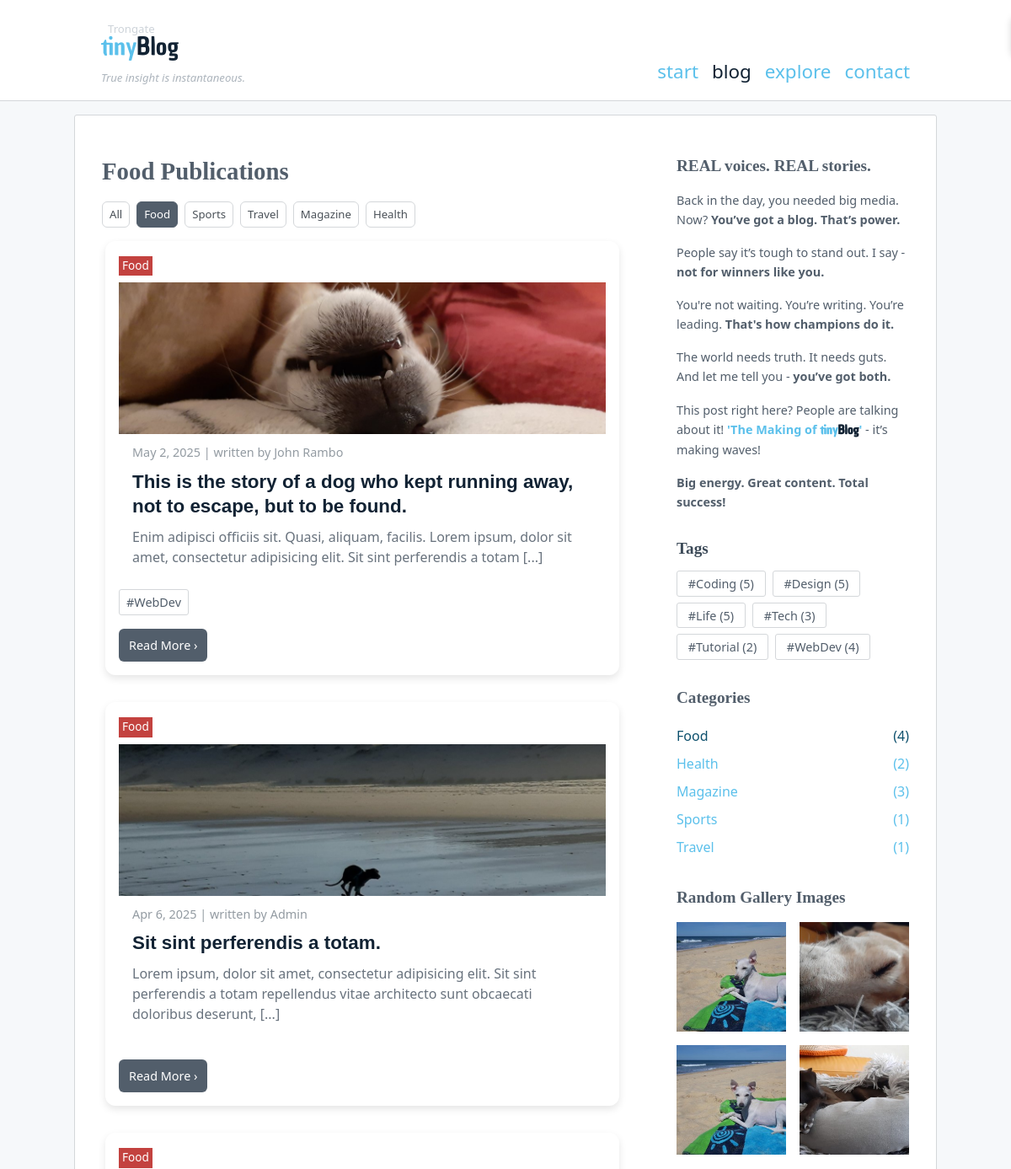
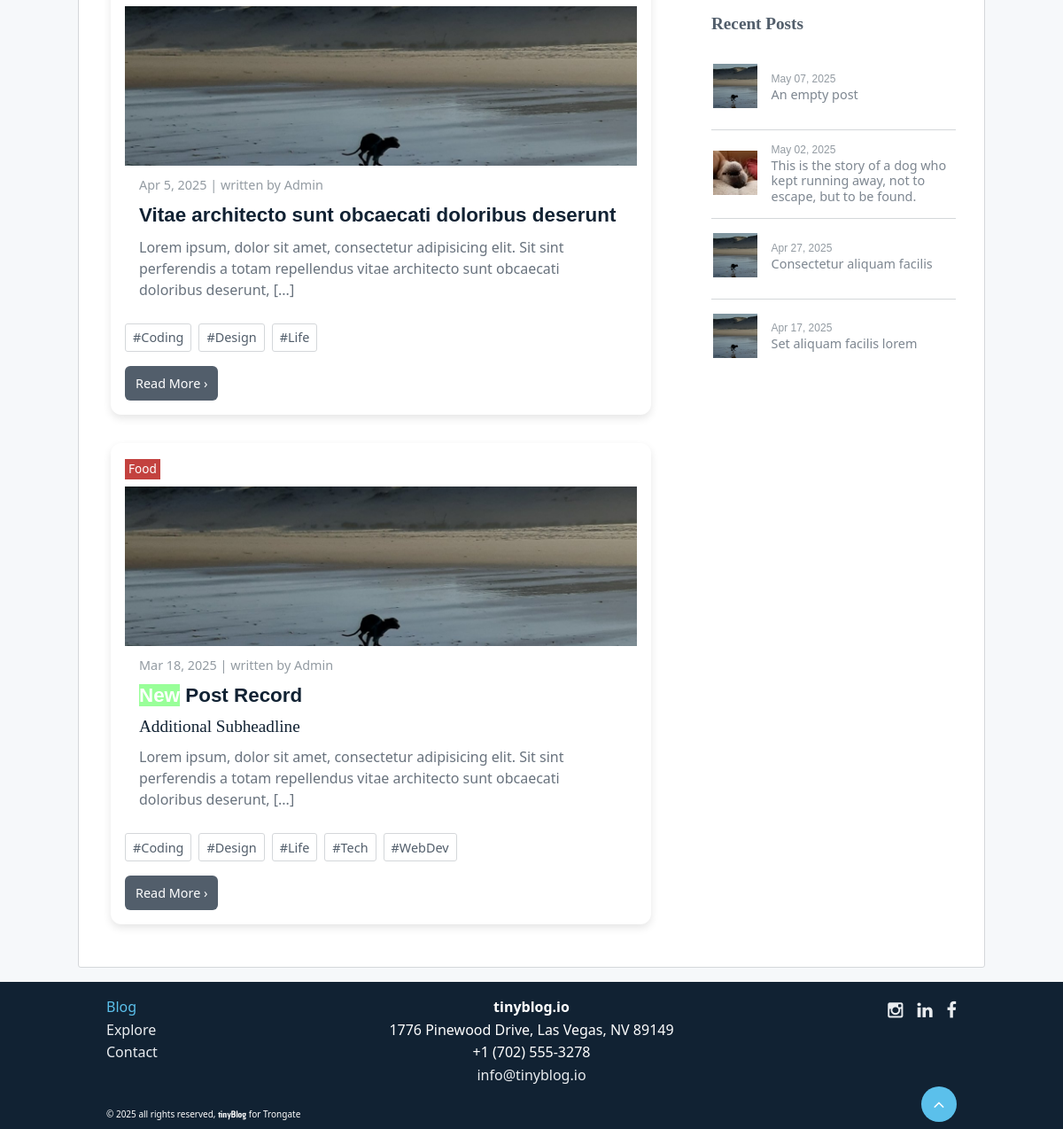
/blog/category/food, run on the app's committed database (2 pictures, top to bottom).
### tables this page shows
CREATE TABLE `menu_items` (
  `id` int(11) NOT NULL,
  `title` varchar(255) DEFAULT NULL,
  `url_string` varchar(255) DEFAULT NULL,
  `parent_id` int(11) DEFAULT NULL,
  `sort_order` int(11) DEFAULT NULL,
  `published` int(1) DEFAULT NULL,
  `target` varchar(12) DEFAULT NULL,
  `date_created` datetime DEFAULT NULL,
  `date_updated` datetime DEFAULT NULL,
  `menus_id` int(11) DEFAULT 0
);

CREATE TABLE `blog_categories` (
  `id` int(11) NOT NULL,
  `title` varchar(255) DEFAULT NULL,
  `url_string` varchar(255) DEFAULT NULL
);

CREATE TABLE `blog_posts` (
  `id` int(11) NOT NULL,
  `url_string` varchar(255) DEFAULT NULL,
  `title` varchar(255) DEFAULT NULL,
  `subtitle` varchar(255) DEFAULT NULL,
  `text` text DEFAULT NULL,
  `youtube` varchar(55) DEFAULT NULL,
  `date_created` datetime DEFAULT NULL,
  `date_updated` datetime DEFAULT NULL,
  `date_published` datetime DEFAULT NULL,
  `created_by` int(11) DEFAULT NULL,
  `updated_by` int(11) DEFAULT NULL,
  `published` int(1) DEFAULT NULL,
  `picture` varchar(255) DEFAULT '',
  `blog_sources_id` int(11) DEFAULT 0,
  `blog_categories_id` int(11) DEFAULT 0
);

CREATE TABLE `blog_tags` (
  `id` int(11) NOT NULL,
  `name` varchar(255) DEFAULT NULL,
  `url_string` varchar(255) DEFAULT NULL
);

### modules/blog/views/view_posts.php (the view, shortened to what the rows shown need)
<div class="page-headline">
    <h1>
        <?= out($headline) ?>
    </h1>
</div>
<?php if (!empty($categories)): ?>
<div class="category-filter">
    <ul>
        <?php foreach ($categories as $category): ?>
            <li <?= !empty($category_id) && $category->id === $category_id ? 'class="active"' : '' ?>>
                <a href="<?= BASE_URL ?>blog/category/<?= out($category->url_string) ?>">
                    <?= out($category->title) ?>
                </a>
            </li>
        <?php endforeach; ?>
    </ul>
</div>
<?php endif; ?>
<?php
if( !empty($rows) ) { $i = 1;  ?>
<div class="publications">
    <?php foreach( $rows as $row ) { ?>
        <div class="post-card">
            <?php if (isset($row->category->title) && !empty($row->category->title) ): ?>
            <span class="post-category">
                <?= out($row->category->title)?>
            </span>
            <?php endif ?>
            <?php
            if( !empty($row->picture) ) {
                $pic_url = $pic_dir.'/'.$row->id.'/'.$row->picture;
            } else {
                $pic_url = $pic_fallback;
            }
            ?>
            <?php if ($pic_url != ''): ?>
                <div class="post-img">
                <img src="<?= $pic_url ?>" alt="<?= $row->url_string ?>-image">
            </div>
        <?php endif ?>
            <div class="post-info">
                <span class="post-date"><?= date($date_format, strtotime($row->date_published)) ?></span>
                <span class="post-author">| written by <?= ucfirst(out($row->created_by)) ?></span>
            </div>
            <h2 class="post-title"><?= htmlspecialchars_decode($row->title, ENT_QUOTES) ?></h2>
            <h3 class="post-sub"><?= htmlspecialchars_decode($row->subtitle, ENT_QUOTES) ?></h3>
            <p class="post-short"><?= $row->text_short ?? '' ?></p>
            <?php if (isset($row->tags) && $row->tags > 0): ?>
            <div class="post-tags">
                <?php foreach ($row->tags as $tag) : ?>
                    <a href="<?= BASE_URL ?>blog/tag/<?= out($tag->url_string) ?>" class="tag-link">
                        #<?= out($tag->name) ?>
                    </a>
                <?php endforeach; ?>
            </div>
            <?php endif; ?>
            <div>
                <a href="<?= BASE_URL ?>blog/post/<?= out($row->url_string) ?>" class="btn read-more">Read More
                    <span> &rsaquo;</span>
                </a>
            </div>
        </div>
    <?php } ?>
</div>
<?php } else {  ?>
    <p>There are currently no blog posts published.</p>
<?php } ?>

### modules/menus/views/_navigation_default_2.php (shortened to what the rows shown need)
<?php if (!empty($menu_items)): ?>
<nav id="nav-bar" role="navigation" aria-label="Main Navigation">
    <ul role="list">
        <?php
        $current_url = current_url();
        if (str_starts_with($current_url, BASE_URL)) {
            $current_path = substr($current_url, strlen(BASE_URL));
        } else {
            $current_path = $current_url;
        }
        $current_first = explode('/', $current_path)[0] ?? '';
        ?>
        <?php foreach ($menu_items as $item): ?>
            <?php
            $item_url = $item['url_string'];
            if (str_starts_with($item_url, BASE_URL)) {
                $item_path = substr($item_url, strlen(BASE_URL));
            } else {
                $item_path = $item_url;
            }
            $item_first = explode('/', $item_path)[0] ?? '';
            $is_active = $current_first === $item_first && $item_first !== '';
            ?>
            <li <?php echo $is_active ? 'class="active"' : ''; ?>>
                <a href="<?= $item['url_string'] ?>" target="<?= $item['target'] ?>">
                    <?= out($item['title']) ?>
                </a>
            </li>
        <?php endforeach; ?>
    </ul>
</nav>
<?php endif; ?>

### modules/blog/views/_widget_sidebar_text.php (shortened to what the rows shown need)
<div class="sidebar-text">
	<p>This post right here? People are talking about it! <b><a href="<?= BASE_URL.'blog/post/'.out($first_post->url_string) ?>" target="_self">'<?= htmlspecialchars_decode($first_post->title) ?>'</a></b> - it’s making waves!</p>
</div>

### modules/blog/views/_widget_recent_posts.php (shortened to what the rows shown need)
<ul class="mod-recent-posts-ul">
    <?php foreach ($rows as $post) : ?>
        <li>
			<a class="text-small" href="<?= BASE_URL ?>blog/post/<?= out($post->url_string) ?>">
				<div class="recent-posts-flex">
                    <?php if($post->picture != ''): ?>
                    	<div class="recent-posts-image-wrapper">
                    		<img src="<?= out($post->picture) ?>" alt="<?= strip_tags($post->title) ?>">
                    	</div>
                    <?php endif; ?>
                    <div class="recent-posts-title-wrapper">
                    	<p class="mod-recent-posts-date text-tiny"><?= $post->date_published ?></p>
                    	<div class="recent-posts-title"><?= htmlspecialchars_decode($post->title) ?></div>
                    </div>
                </div>
            </a>
        </li>
    <?php endforeach; ?>
</ul>

### modules/menus/views/_navigation_footer.php (shortened to what the rows shown need)
<?php if (!empty($menu_items)): ?>
<ul class="menu">
            <?php
        $current_url = current_url();
        if (str_starts_with($current_url, BASE_URL)) {
            $current_path = substr($current_url, strlen(BASE_URL));
        } else {
            $current_path = $current_url;
        }
        $current_first = explode('/', $current_path)[0] ?? '';
        ?>
        <?php foreach ($menu_items as $item): ?>
            <?php
            $item_url = $item['url_string'];
            if (str_starts_with($item_url, BASE_URL)) {
                $item_path = substr($item_url, strlen(BASE_URL));
            } else {
                $item_path = $item_url;
            }
            $item_first = explode('/', $item_path)[0] ?? '';
            $is_active = $current_first === $item_first && $item_first !== '';
            ?>
            <li <?php echo $is_active ? 'class="active"' : ''; ?>>
                <a href="<?= $item['url_string'] ?>" target="<?= $item['target'] ?>">
                    <?= out($item['title']) ?>
                </a>
            </li>
        <?php endforeach; ?>
</ul>
<?php endif; ?>

### data on the page
menu_items: title "start"
menu_items: title "blog"
menu_items: title "explore"
menu_items: title "contact"
blog_categories: title "Food"
blog_categories: title "Sports"
blog_categories: title "Travel"
blog_categories: title "Magazine"
blog_categories: title "Health"
blog_posts: blog_categories.title "Food", id+picture (picture), date_published "May 2, 2025", created_by "John Rambo", title "This is the story of a dog who kept running away, not to escape, but to be found.", text_short "Enim adipisci officiis sit. Quasi, aliquam, facilis. Lorem ipsum, dolor sit amet, consectetur adipisicing elit. Sit sint perferendis a totam [...]"
blog_tags: name "WebDev"
blog_posts: blog_categories.title "Food", date_published "Apr 6, 2025", created_by "Admin", title "Sit sint perferendis a totam.", text_short "Lorem ipsum, dolor sit amet, consectetur adipisicing elit. Sit sint perferendis a totam repellendus vitae architecto sunt obcaecati doloribus deserunt, [...]"
blog_posts: blog_categories.title "Food", date_published "Apr 5, 2025", created_by "Admin", title "Vitae architecto sunt obcaecati doloribus deserunt", text_short "Lorem ipsum, dolor sit amet, consectetur adipisicing elit. Sit sint perferendis a totam repellendus vitae architecto sunt obcaecati doloribus deserunt, [...]"
blog_tags: name "Coding"
blog_tags: name "Design"
blog_tags: name "Life"
blog_posts: blog_categories.title "Food", date_published "Mar 18, 2025", created_by "Admin", title "New Post Record", subtitle "Additional Subheadline", text_short "Lorem ipsum, dolor sit amet, consectetur adipisicing elit. Sit sint perferendis a totam repellendus vitae architecto sunt obcaecati doloribus deserunt, [...]"
blog_tags: name "Tech"
blog_posts: title "The Making of tiny Blog"
blog_posts: date_published "May 07, 2025", title "An empty post"
blog_posts: date_published "Apr 27, 2025", title "Consectetur aliquam facilis"
blog_posts: date_published "Apr 17, 2025", title "Set aliquam facilis lorem"
menu_items: title "Blog"
menu_items: title "Explore"
menu_items: title "Contact"

### other printed values
out($headline) "Food Publications"
out($tag->name) "Coding"
$tag->post_count "5"
out($tag->name) "Design"
out($tag->name) "Life"
out($tag->name) "Tech"
$tag->post_count "3"
out($tag->name) "Tutorial"
$tag->post_count "2"
out($tag->name) "WebDev"
$tag->post_count "4"
out($cat->title) "Food"
$cat->post_count "4"
out($cat->title) "Health"
$cat->post_count "2"
